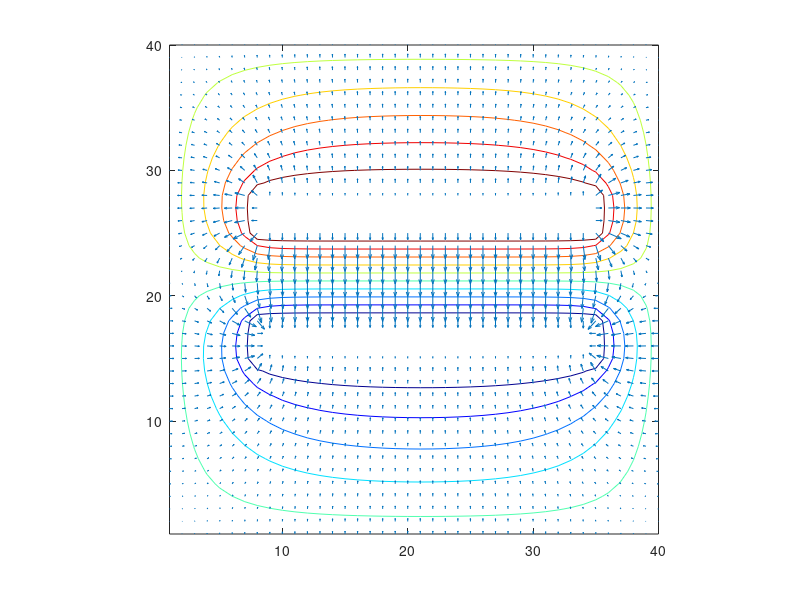

The MATLAB script that drew this image:
% Resolution equation de Laplace

%% Commandes de nettoyage
clear
close all
clc

%% Dimensions / maillage
dx = 1; % cm
dy = 1; % cm
Nx = 40;
Ny = 40;

%% Potentiels / sources
v0 = 0; % condition aux limites (en V)
v1 = 100; % potentiel du conducteur 1
v2 = -100; % potentiel du conducteur 2

% Initialisation de la matrice de calcul
V = zeros(Nx,Ny); % mettre toute la matrice a zero

% Conditions aux limites
for j = 1:Ny
    V(1,j)=v0;
    V(Nx,j)=v0;
end

for i = 1:Nx
    V(i,1)=v0;
    V(i,Ny)=v0;
end

% Modélisation du conducteur 1
i = 8:35;
j = 15:18;
V(i,j) = v1;

% Modélisation du conducteur 2
i = 8:35;
j = 20:23;
V(i,j) = v2;

% Création d'un seuil pour le calcul des itérations & variation de Nx et Ny
seuil = 1e-2;
nb_iteration = 0;
condition = 10000;
while condition > seuil

    nb_iteration = nb_iteration + 1;
    Vold = V;

    % Calcul du potentiel avec methode DF
    i = 2:Nx-1;
    j = 2:Ny-1;
    V(i,j) = 0.25*(V(i,j+1)+V(i,j-1)+V(i+1,j)+V(i-1,j));

    % On remet aux CIs 
    % Modélisation du conducteur 1
    i = 8:35;
    j = 25:28;
    V(i,j) = v1;
    % Modélisation du conducteur 2
    i = 8:35;
    j = 15:18;
    V(i,j) = v2;

    condition = max(max(abs(Vold-V)));
end

% Récupération du gradient de V
[Ex,Ey] = gradient (V');

%% Figure
figure;
contour(V') % permet de tracer transposée de V
hold on;
quiver(-Ex,-Ey) % permet de tracer les équipotentielles de V
colormap jet % permet d'avoir un contraste de couleur (bleu->rouge)
axis equal % permet d'avoir un repère orthonormé